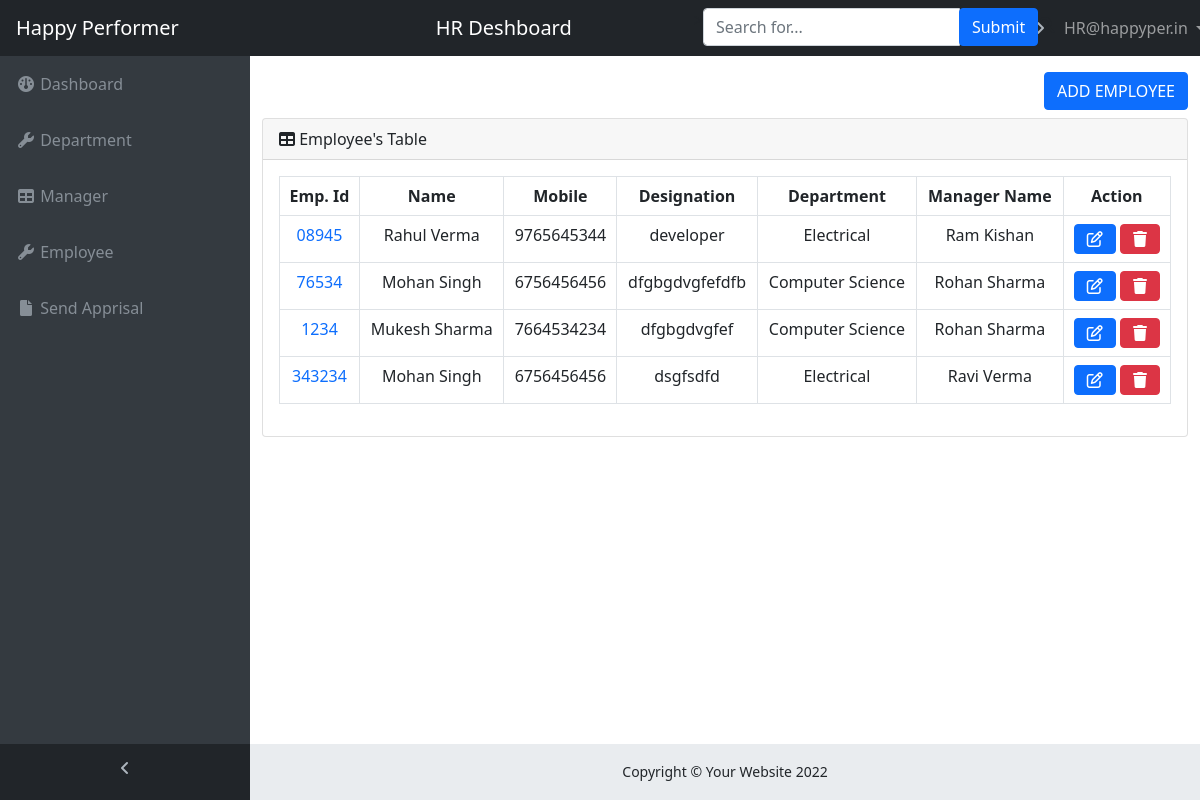
Screenshot of /HR/employee.php (signed in) with the database file from the repository.
### tables this page shows
CREATE TABLE `employee` (
  `e_id` bigint(20) NOT NULL,
  `e_empid` varchar(60) NOT NULL,
  `e_name` varchar(100) NOT NULL,
  `e_email` varchar(100) NOT NULL,
  `e_address` varchar(150) NOT NULL,
  `e_mobile` varchar(14) NOT NULL,
  `e_password` varchar(255) NOT NULL,
  `e_d_id` bigint(60) NOT NULL,
  `e_m_id` bigint(60) NOT NULL,
  `e_desig` varchar(150) NOT NULL,
  `e_start_time` datetime NOT NULL DEFAULT current_timestamp()
);

CREATE TABLE `department` (
  `depart_id` bigint(60) NOT NULL,
  `depart_name` varchar(255) NOT NULL
);

CREATE TABLE `manager` (
  `m_id` bigint(60) NOT NULL,
  `m_emp_id` varchar(60) NOT NULL,
  `m_name` varchar(255) NOT NULL,
  `m_address` varchar(255) NOT NULL,
  `m_email` varchar(100) NOT NULL,
  `m_password` varchar(255) NOT NULL,
  `d_m_id` bigint(60) NOT NULL,
  `m_mobile` varchar(15) NOT NULL,
  `m_desig` varchar(150) NOT NULL,
  `start_time` datetime NOT NULL DEFAULT current_timestamp()
);

### HR/employee.php (the view, shortened to what this page needs)
<html>
<head>
    <link rel="stylesheet"
        href="https://cdn.jsdelivr.net/npm/@fortawesome/fontawesome-free@5.15.4/css/fontawesome.min.css"
>
    <link rel="stylesheet" href="https://cdnjs.cloudflare.com/ajax/libs/font-awesome/6.0.0/css/all.min.css">
    <link href="https://cdn.jsdelivr.net/npm/bootstrap@5.0.2/dist/css/bootstrap.min.css" rel="stylesheet"
>
    <link rel="stylesheet" href="style.css">
</head>
<body class="fixed-nav sticky-footer bg-dark" id="page-top">
    <?php include("navbar.php"); ?>
    <div class="content-wrapper">
        <div class="container-fluid">
            <div class="d-flex flex-row-reverse mb-2">
                <button type="button" class="btn btn-primary" data-bs-toggle="modal" data-bs-target="#add-depart">ADD
                    EMPLOYEE
                </button>
            </div>
            <div class="card mb-3">
                <div class="card-header">
                    <i class="fa fa-table"></i> Employee's Table
                </div>
                <div class="card-body">
                    <div class="table-responsive">
                        <table class="table table-bordered text-center" id="dataTable" width="100%" cellspacing="0">
                            <thead>
                                <tr>
                                    <th>Emp. Id</th>
                                    <th>Name</th>
                                    <th>Mobile</th>
                                    <th>Designation</th>
                                    <th>Department</th>
                                    <th>Manager Name</th>
                                    <th>Action</th>
                                </tr>
                            </thead>
                            <tbody>
                                <?php
                                    include("connection.php");
                                    $sql = "SELECT employee.*, manager.*, department.* FROM employee LEFT JOIN
                                    manager ON employee.e_m_id = manager.m_id LEFT JOIN department ON
                                    employee.e_d_id = department.depart_id ORDER BY employee.e_id DESC";
                                    $result = mysqli_query($conn, $sql);
                                    while($row = mysqli_fetch_assoc($result)){
                                ?>
                                <tr>
                                    <td><a href="" class="text-decoration-none" data-bs-toggle="modal"
                                            data-bs-target="#empdetails<?php echo $row['e_id'];?>"><?php echo $row['e_empid']; ?></a>
                                    </td>
                                    <td><?php echo $row['e_name']; ?></td>
                                    <td><?php echo $row['e_mobile']; ?></td>
                                    <td><?php echo $row['e_desig']; ?></td>
                                    <td><?php echo $row['depart_name']; ?></td>
                                    <td><?php echo $row['m_name']; ?></td>
                                    <td><button type="button" class="btn btn-primary" data-bs-toggle="modal"
                                            data-bs-target="#updateemployee<?php echo $row['e_id']; ?>">
                                            <i class='far fa-edit'></i>
                                        </button>
                                        <button type="button" class="btn btn-danger" data-bs-toggle="modal"
                                            data-bs-target="#deleteemployee<?php echo $row['e_id']; ?>">
                                            <i class="fa fa-trash"></i>
                                        </button>
                                    </td>
                                </tr>
                                <?php }?>
                            </tbody>
                        </table>
                    </div>
                </div>
            </div>
        </div>
        <?php include("footer.php"); ?>
    </div>
</body>
</html>

### HR/navbar.php (shortened to what this page needs)
<?php
    if(isset($_SESSION['admin-name'])){
?>
<nav class="navbar navbar-expand-lg navbar-dark bg-dark fixed-top" id="mainNav">
        <a class="navbar-brand mx-3" href="index.php">Happy Performer</a>
        <div class="collapse navbar-collapse" id="navbarResponsive" style="justify-content: center;">
            <ul class="navbar-nav navbar-sidenav" id="exampleAccordion">
                <li class="nav-item" data-toggle="tooltip" data-placement="right" title="Dashboard">
                    <a class="nav-link" href="index.php">
                        <i class="fa fa-fw fa-dashboard"></i>
                        <span class="nav-link-text">Dashboard</span>
                    </a>
                </li>
                <li class="nav-item" data-toggle="tooltip" data-placement="right" title="Components">
                    <a class="nav-link" href="adddepartment.php">
                        <i class="fa fa-fw fa-wrench"></i>
                        <span class="nav-link-text">Department</span>
                    </a>
                </li>
                <li class="nav-item" data-toggle="tooltip" data-placement="right" title="Manager">
                    <a class="nav-link" href="manager.php">
                        <i class="fa fa-fw fa-table"></i>
                        <span class="nav-link-text">Manager</span>
                    </a>
                </li>
                <li class="nav-item" data-toggle="tooltip" data-placement="right" title="Components">
                    <a class="nav-link" href="employee.php">
                        <i class="fa fa-fw fa-wrench"></i>
                        <span class="nav-link-text">Employee</span>
                    </a>
                </li>
                <li class="nav-item" data-toggle="tooltip" data-placement="right" title="Example Pages">
                    <a class="nav-link" href="sendapprial.php">
                        <i class="fa fa-fw fa-file"></i>
                        <span class="nav-link-text">Send Apprisal </span>
                    </a>
                </li>
            </ul>
            <ul class="navbar-nav sidenav-toggler">
                <li class="nav-item">
                    <a class="nav-link text-center" id="sidenavToggler">
                        <i class="fa fa-fw fa-angle-left"></i>
                    </a>
                </li>
            </ul>
            <ul class="navbar-nav ml-auto">
            <a class="navbar-brand mx-2" href="index.php">HR Deshboard</a>
                <li class="nav-item">
                    <form class="form-inline my-2 my-lg-0 mr-lg-2" action="search.php">
                        <div class="input-group">>
                            <input class="form-control" type="text" placeholder="Search for...">
                            <span class="input-group-append">
                                <input type="submit" class="btn btn-primary"><i class="fa fa-search"></i>
                            </span>
                        </div>
                    </form>
                </li>
                <li class="nav-item dropdown useralert">
                    <a class="nav-link dropdown-toggle mr-lg-2" id="alertsDropdown" href="#" data-bs-toggle="dropdown"
                        aria-haspopup="true" aria-expanded="false">
                        <span class="indicator text-warning d-none d-lg-block">
                        </span>
                    </a>
                </li>
                <li class="nav-item username">
                    <a class="nav-link dropdown-toggle mr-lg-2" href="#" id="logout" data-bs-toggle="dropdown"
                     aria-haspopup="true" aria-expanded="false" >
                       HR@happyper.in
                    </a>
                </li>
            </ul>
        </div>
    </nav>
    <?php
    }else{
        header("Location: login.php");
    }
?>

### HR/footer.php (shortened to what this page needs)
<footer class="sticky-footer">
    <div class="container">
        <div class="text-center">
            <small>Copyright © Your Website 2022</small>
        </div>
    </div>
</footer>

### HR/style.css (style rules this page uses)
html { position: relative; min-height: 100%; }
body { overflow-x: hidden; }
body.sticky-footer { margin-bottom: 56px; }
body.sticky-footer .content-wrapper { min-height: calc(100vh - 56px - 56px); }
body.fixed-nav { padding-top: 56px; }
.content-wrapper { min-height: calc(100vh - 56px); padding-top: 1rem; }
#mainNav .navbar-collapse { overflow: auto; max-height: 75vh; }
#mainNav .navbar-collapse .navbar-nav .nav-item .nav-link { cursor: pointer; }
#mainNav .navbar-collapse .sidenav-toggler { display: none; }
#mainNav .navbar-collapse .navbar-nav > .nav-item.dropdown > .nav-link { position: relative; min-width: 45px; }
#mainNav .navbar-collapse .navbar-nav > .nav-item.dropdown > .nav-link:after { float: right; width: auto; content: "\f105"; border: none; font-family: "FontAwesome"; }
#mainNav .navbar-collapse .navbar-nav > .nav-item.dropdown > .nav-link .indicator { position: absolute; top: 5px; left: 21px; font-size: 10px; }
@media (min-width: 992px) { #mainNav .navbar-brand { width: 250px; } }
@media (min-width: 992px) { #mainNav .navbar-collapse { overflow: visible; max-height: none; } }
@media (min-width: 992px) { #mainNav .navbar-collapse .navbar-sidenav { position: absolute; top: 0; left: 0; -webkit-flex-direction: column; -ms-flex-direction: column; flex-direction: column; margin-top: 56px; } }
@media (min-width: 992px) { #mainNav .navbar-collapse .navbar-sidenav > .nav-item { width: 250px; padding: 0; } }
@media (min-width: 992px) { #mainNav .navbar-collapse .navbar-sidenav > .nav-item > .nav-link { padding: 1em; } }
@media (min-width: 992px) { #mainNav .navbar-collapse .navbar-nav > .nav-item.dropdown > .nav-link { min-width: 0; } }
@media (min-width: 992px) { #mainNav .navbar-collapse .navbar-nav > .nav-item.dropdown > .nav-link:after { width: 24px; text-align: center; } }
#mainNav.fixed-top .sidenav-toggler { display: none; }
@media (min-width: 992px) { #mainNav.fixed-top .navbar-sidenav { height: calc(100vh - 112px); } }
@media (min-width: 992px) { #mainNav.fixed-top .sidenav-toggler { position: absolute; top: 0; left: 0; display: flex; -webkit-flex-direction: column; -ms-flex-direction: column; flex-direction: column; margin-top: calc(100vh - 56px); } }
@media (min-width: 992px) { #mainNav.fixed-top .sidenav-toggler > .nav-item { width: 250px; padding: 0; } }
@media (min-width: 992px) { #mainNav.fixed-top .sidenav-toggler > .nav-item > .nav-link { padding: 1em; } }
#mainNav.fixed-top.navbar-dark .sidenav-toggler { background-color: #212529; }
#mainNav.fixed-top.navbar-dark .sidenav-toggler a i { color: #adb5bd; }
.content-wrapper { overflow-x: hidden; background: white; }
@media (min-width: 992px) { .content-wrapper { margin-left: 250px; } }
#sidenavToggler i { font-weight: 800; }
#mainNav.navbar-dark .navbar-collapse .navbar-sidenav > .nav-item > .nav-link { color: #868e96; }
#mainNav.navbar-dark .navbar-collapse .navbar-nav > .nav-item.dropdown > .nav-link:after { color: #adb5bd; }
@media (min-width: 992px) { #mainNav.navbar-dark .navbar-collapse .navbar-sidenav { background: #343a40; } }
footer.sticky-footer { position: absolute; right: 0; bottom: 0; width: 100%; height: 56px; background-color: #e9ecef; line-height: 55px; }
@media (min-width: 992px) { footer.sticky-footer { width: calc(100% - 250px); } }
.username { position:absolute; left: 88%; }
.useralert { position: absolute; left: 83%; }

### rows the page displays
employee: e_empid "08945", e_name "Rahul Verma", e_mobile "9765645344", e_desig "developer", department.depart_name "Electrical", manager.m_name "Ram Kishan"
employee: e_empid "76534", e_name "Mohan Singh", e_mobile "6756456456", e_desig "dfgbgdvgfefdfb", department.depart_name "Computer Science", manager.m_name "Rohan Sharma"
employee: e_empid "1234", e_name "Mukesh Sharma", e_mobile "7664534234", e_desig "dfgbgdvgfef", department.depart_name "Computer Science", manager.m_name "Rohan Sharma"
employee: e_empid "343234", e_name "Mohan Singh", e_mobile "6756456456", e_desig "dsgfsdfd", department.depart_name "Electrical", manager.m_name "Ravi Verma"
